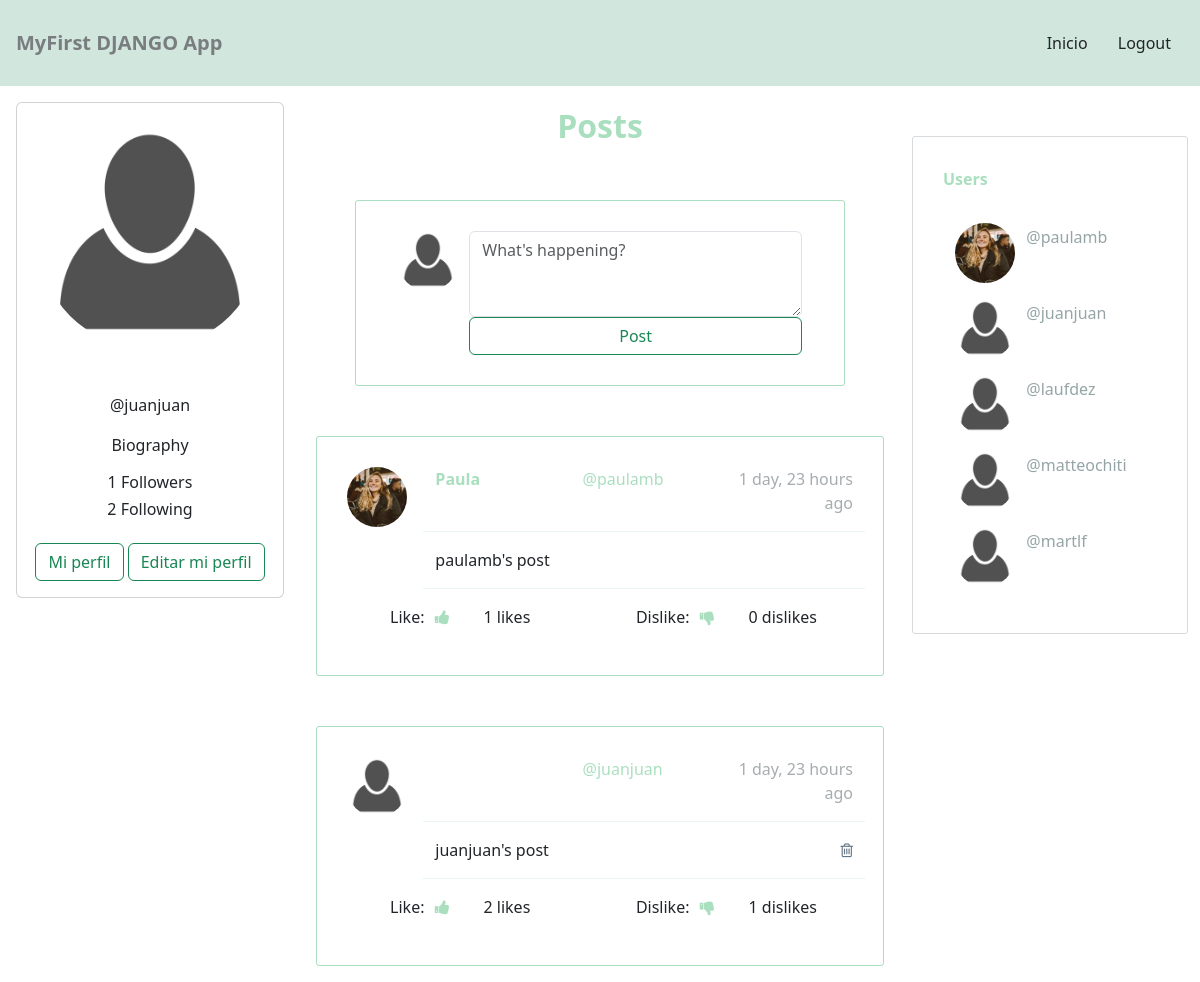
Page / (signed in) on the committed database.
### socialnetwork/models.py (models this page shows, shortened)
class Profile(models.Model):
    user = models.OneToOneField(User, on_delete=models.CASCADE)
    bio = models.CharField(default='Biography', max_length=100)
    image = models.ImageField(default='default.png')
    def following(self):
        user_ids = Relationship.objects.filter(from_user=self.user)\
                                    .values_list('to_user_id', flat=True)
        return User.objects.filter(id__in=user_ids)
    def followers(self):
        user_ids = Relationship.objects.filter(to_user=self.user)\
                                    .values_list('from_user_id', flat=True)
        return User.objects.filter(id__in=user_ids)
    def create_profile(sender, instance, created, **kwargs):
        if created:
            user_profile = Profile(user=instance)
            user_profile.save()
    post_save.connect(create_profile, sender=User)

class Post(models.Model):
    timestamp = models.DateTimeField(default=timezone.now)
    content = models.TextField()
    user = models.ForeignKey(User, on_delete=models.CASCADE, related_name='posts')
    likes = models.ManyToManyField(User, blank=True, related_name='likes')
    dislikes = models.ManyToManyField(User, blank=True, related_name='dislikes')
    class Meta:
        ordering = ['-timestamp']  #Sort posts by time

### socialnetwork/views.py (the view)
# urls.py: 2. Add a URL to urlpatterns:  path('', views.home, name='home')
def home(request):
    posts = Post.objects.all()
    if request.method == 'POST':
        form = PostForm(request.POST)
        if form.is_valid():
            post = form.save(commit=False)
            post.user = request.user
            post.save()
            return redirect('home')
    else:
        form = PostForm()
    profiles = Profile.objects.all()
    context = {'posts' : posts, 'form' : form, 'profiles': profiles}
    return render(request, 'socialnetwork/newsfeed.html', context)

### socialnetwork/forms.py
class PostForm(forms.ModelForm):
    content = forms.CharField(widget=forms.Textarea(attrs={'class':'form-control w-100', 'id':'contentsBox', 'rows':'3', 'placeholder':'What\'s happening?'}))
    class Meta:
        model = Post
        fields = ['content']

### socialnetwork/templates/socialnetwork/newsfeed.html (shortened to what this page needs)
{% extends 'socialnetwork/layout.html' %}
{% load humanize %}
{% block content %}
<div id="main" class="container-fluid">
        <div class="row">
            <div class="col-md-3 col-lg-3 col-xl-3 d-none d-md-block" style="padding:1em">
                <div class="card" >
                    {% if request.user.is_authenticated %}
                    <img src="{{ request.user.profile.image.url }}" class="card-img-top rounded-circle" style="padding: 20px" alt="...">
                    {% endif %}
                    <div class="card-body" style="text-align:center">
                        <p class="card-text">@{{ request.user }}</p>
                        {% if request.user.is_authenticated %}
                        <p class="card-text">{{ request.user.profile.bio }}</p>
                        <h6 class="card-title font-weight-bold">{{ request.user.profile.followers.count }} Followers</h6>
                        <h6 class="card-title font-weight-bold">{{ request.user.profile.following.count }} Following</h6>
                        <a href="{% url 'profile' request.user %}" class="btn btn-outline-success" style="margin-top:1em">Mi perfil</a>
                        <a href="{% url 'editar' %}" class="btn btn-outline-success" style="margin-top:1em">Editar mi perfil</a>
                        {% endif %}
                    </div>
                </div>
            </div>
            <div class="col-12 col-sm-12 col-md-6 col-lg-6 col-xl-6 d-block" style="padding:1em">
                {% if request.user.is_authenticated %}
                <p style="font-size: xx-large; color: #A9DFBF; font-weight: bolder; text-align: center"> Posts </p>
                <div id="inputPostArea" class="row" style="max-width: 490px; margin: 0 auto; margin-top: 50px; border-radius: 3px; padding: 30px; border: 1px solid #A9DFBF;">
                    <div class="col-2">
                        <img src="{{ request.user.profile.image.url}}" style="border-radius: 100px; width: 60px; margin-right: 15px;" alt="">
                    </div>
                    <div class="col-10">
                        <form method="post">
                            {{ form.content }}
                            <div id="rightBtn">
                                <button class="btn btn-outline-success" style="width: 100%;">Post</button>
                            </div>
                        </form>
                    </div>
                </div>
                {% endif %}
                {% for post in posts %}
                <div id="postsCards" style="max-width: 900px; margin: 0 auto; margin-top: 50px; border-radius: 3px; padding: 30px; border: 1px solid #A9DFBF">
                    <div class="row">
                        <div class="col-2">
                            <img src="{{ post.user.profile.image.url }}" style="border-radius: 100px; width: 60px; margin-right: 15px" alt="">
                        </div>
                        <div class="col-10">
                            <div class="row">
                                <div class="col-4" style="float: left">
                                    <a href="{% url 'profile' post.user %}" style="text-decoration: none; color: #A9DFBF; font-weight: bolder">{{ post.user.first_name }}</a>
                                </div>
                                <div class="col-4" style="float: left">
                                    <a href="{% url 'profile' post.user %}" style="text-decoration: none; color: #A9DFBF">@{{ post.user }}</a>
                                </div>
                                <div class="col-4" style="float: right; text-align: right; color: #A6ACAF">
                                   <span>{{ post.timestamp|naturaltime }}</span>
                                </div>
                            </div>
                            <div class="row" style="padding: 1em 0 0">
                                <hr style="color: #A9DFBF">
                                <div class="col-10">
                                    <p>{{post.content}}</p>
                                </div>
                                {% if request.user == post.user %}
                                <div class="col-2">
                                    <a href="{% url 'delete' post.id %}" style="background: white; border: none;  float:right">
                                    <i class="fa fa-trash-o" style="color: #657786"></i>
                                    </a>
                                </div>
                                {% endif %}
                                <hr style="color: #A9DFBF">
                            </div>
                        </div>
                    </div>
                     <div class="row" >
                         <div class="col-3" style="text-align: right">
                             <form method="POST" action="{% url 'like' post.pk %}" style="background: white; border: none">
                                 <p>Like:
                                     <button type="submit" class="fa fa-thumbs-up" style="color: #A9DFBF; background: white; border: none"></button>
                                 </p>
                             </form>
                         </div>
                         <div class="col-3" style="padding-left: 1em; text-align: left">
                             {{ post.likes.all.count }} likes
                         </div>
                         <div class="col-3" style="text-align: right">
                             <form method="POST" action="{% url 'dislike' post.pk %}" style="background: white; border: none">
                                 <p>Dislike:
                                     <button type="submit" class="fa fa-thumbs-down" style="color: #A9DFBF; background: white; border: none"></button>
                                 </p>
                             </form>
                         </div>
                         <div class="col-3" style="padding-left: 1em; text-align: left">
                             {{ post.dislikes.all.count }} dislikes
                         </div>
                     </div>
                </div>
                {% endfor %}
            </div>
            <div class="col-md-3 col-lg-3 col-xl-3 d-none d-md-block">
                <div id="WhoToFollowCard" style="margin: 0 auto; margin-top: 50px; border-radius: 3px; padding: 30px; border: 1px solid #D7DBDD">
                    <div class="row">
                        <p style="color: #A9DFBF; font-weight: bolder"> Users </p>
                    </div>
                    {% for profile in profiles %}
                        <div class="row" style="margin: 1em auto">
                            <div class="col-4">
                                <img src="{{ profile.image.url }}" style="border-radius: 100px; width: 60px; margin-right: 15px" alt="">
                            </div>
                            <div class="col-8">
                                <a href="{% url 'profile' profile.user %}" style="margin: auto; text-decoration: none; color: #95A5A6; text-align: right; vertical-align: middle">@{{ profile.user }}</a>
                            </div>
                        </div>
                    {% endfor %}
                </div>
            </div>
        </div>
</div>
{% endblock content %}

### rows in the picture
Post: user.profile.image (picture), user.first_name "Paula", user "paulamb", timestamp "1 day, 23 hours ago", content "paulamb's post", likes.all.count "1", dislikes.all.count "0"
Post: user.profile.image (placeholder picture), user "juanjuan", timestamp "1 day, 23 hours ago", content "juanjuan's post", likes.all.count "2", dislikes.all.count "1"
Profile: image (picture), user "paulamb"
Profile: image (placeholder picture), user "juanjuan"
Profile: image (placeholder picture), user "laufdez"
Profile: image (placeholder picture), user "matteochiti"
Profile: image (placeholder picture), user "martlf"

### other values in the picture
{{ request.user }} "juanjuan"
{{ request.user.profile.bio }} "Biography"
{{ request.user.profile.followers.count }} "1"
{{ request.user.profile.following.count }} "2"
